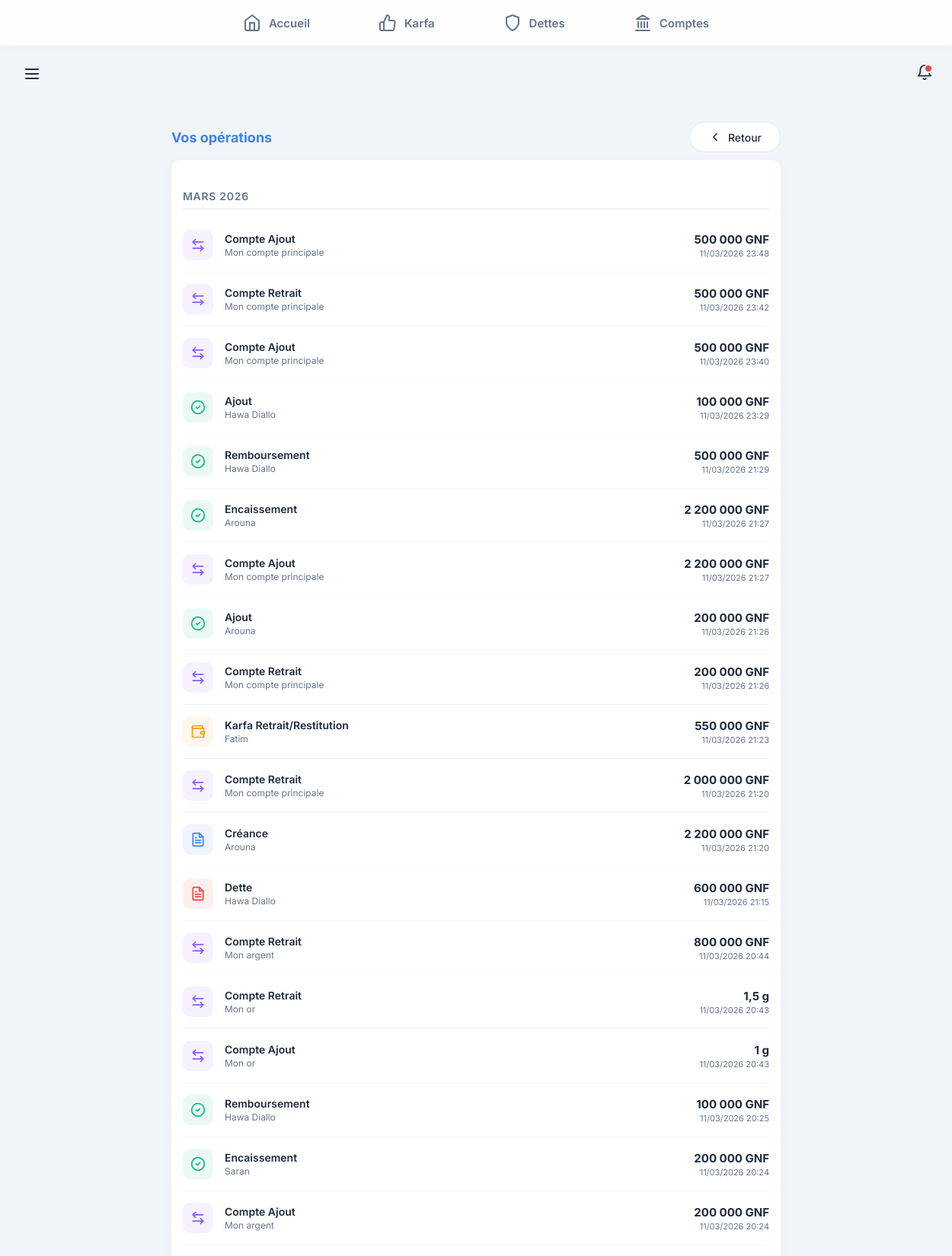
Page /operations/ (signed in, upper part) on the committed database.
### backend/modules/comptes/models/argent.py (models this page shows, shortened)
class CompteArgent(models.Model):
    TYPE_CHOIX = [
        ('BANQUE', 'Banque'),
        ('MOBILE_MONEY', 'Mobile Money'),
        ('CASH', 'Espèces'),
        ('DETTE', 'Dettes'),
        ('AUTRE', 'Autre'),
    ]
    nom = models.CharField(max_length=50) # Retrait de unique=True car plusieurs utilisateurs peuvent avoir un compte "Cash"
    cree_par = models.ForeignKey('auth.User', on_delete=models.CASCADE, related_name='comptes_argent', null=True)
    type_compte = models.CharField(max_length=20, choices=TYPE_CHOIX)
    solde = models.DecimalField(max_digits=12, decimal_places=0, default=0)
    dette_liee = models.ForeignKey('dettes.Dette', on_delete=models.SET_NULL, null=True, blank=True, related_name='comptes_argent_lies')
    date_creation = models.DateTimeField(auto_now_add=True)
    archive = models.BooleanField(default=False)
    date_archivage = models.DateTimeField(null=True, blank=True)

### backend/modules/comptes/models/mouvement.py (models this page shows, shortened)
class MouvementCompte(models.Model):
    TYPE_AJOUT = 'AJOUT'
    TYPE_RETRAIT = 'RETRAIT'
    CHOIX_TYPE = [
        (TYPE_AJOUT, 'Ajout'),
        (TYPE_RETRAIT, 'Retrait'),
    ]
    compte_argent = models.ForeignKey('comptes.CompteArgent', on_delete=models.CASCADE, null=True, blank=True, related_name='mouvements')
    compte_or = models.ForeignKey('comptes.CompteOr', on_delete=models.CASCADE, null=True, blank=True, related_name='mouvements')
    type = models.CharField(max_length=10, choices=CHOIX_TYPE)
    montant = models.DecimalField(max_digits=12, decimal_places=3) # Utilise 3 pour l'or aussi
    date = models.DateTimeField(auto_now_add=True)
    motif = models.CharField(max_length=255, blank=True)
    cree_par = models.ForeignKey(User, on_delete=models.SET_NULL, null=True, blank=True)

### backend/modules/dettes/models/dette.py (models this page shows, shortened)
class Dette(models.Model):
    SENS_CHOICES = [
        ('JE_DOIS', 'Je dois'),
        ('ON_ME_DOIT', 'On me doit'),
    ]
    STATUT_CHOICES = [
        ('NON_PAYEE', 'Non payée'),
        ('PARTIELLEMENT_PAYEE', 'Partiellement payée'),
        ('PAYEE', 'Payée'),
        ('EN_LITIGE', 'En litige'),
    ]
    sens = models.CharField(max_length=20, choices=SENS_CHOICES)
    cree_par = models.ForeignKey(User, on_delete=models.CASCADE, related_name='dettes', null=True)
    compte_debit = models.ForeignKey('comptes.CompteArgent', on_delete=models.SET_NULL, null=True, blank=True, related_name='dettes_liees')
    montant = models.DecimalField(max_digits=12, decimal_places=0)
    montant_restant = models.DecimalField(max_digits=12, decimal_places=0, default=0)
    personne = models.CharField(max_length=100)
    motif = models.TextField(blank=True)
    echeance = models.DateField(null=True, blank=True)
    garantie = models.TextField(blank=True)
    statut = models.CharField(max_length=20, choices=STATUT_CHOICES, default='NON_PAYEE')
    date_creation = models.DateTimeField(auto_now_add=True)
    date_dernier_paiement = models.DateTimeField(null=True, blank=True)
    archive = models.BooleanField(default=False)
    date_archivage = models.DateTimeField(null=True, blank=True)
    class Meta:
        app_label = 'dettes'

### backend/modules/dettes/models/remboursement.py (models this page shows, shortened)
class Remboursement(models.Model):
    TYPE_CHOIX = [
        ('AJOUT', 'Ajout'),
        ('REMBOURSEMENT', 'Remboursement'),
        ('ENCAISSEMENT', 'Encaissement'),
    ]
    dette = models.ForeignKey(Dette, on_delete=models.CASCADE, related_name='paiements')
    type = models.CharField(max_length=20, choices=TYPE_CHOIX, default='REMBOURSEMENT')
    montant = models.DecimalField(max_digits=12, decimal_places=0)
    date = models.DateTimeField(auto_now_add=True)
    note = models.TextField(blank=True)
    class Meta:
        app_label = 'dettes'

### backend/modules/karfa/models/karfa_model.py (models this page shows, shortened)
class Karfa(models.Model):
    STATUT_ACTIF = 'ACTIF'
    STATUT_PARTIELLEMENT_RENDU = 'PARTIELLEMENT_RENDU'
    STATUT_RENDU_TOTAL = 'RENDU_TOTAL'
    STATUT_EN_LITIGE = 'EN_LITIGE'
    CHOIX_STATUT = [
        (STATUT_ACTIF, 'En main'),
        (STATUT_PARTIELLEMENT_RENDU, 'Partiellement rendu'),
        (STATUT_RENDU_TOTAL, 'Rendu totalement'),
        (STATUT_EN_LITIGE, 'En litige'),
    ]
    id = models.UUIDField(
        primary_key=True,
        default=uuid.uuid4,
        editable=False,
        verbose_name='ID'
    )
    beneficiaire = models.CharField(
        max_length=100,
        verbose_name='Bénéficiaire'
    )
    montant_initial = models.DecimalField(
        max_digits=12,
        decimal_places=0,
        validators=[MinValueValidator(0)],
        verbose_name='Montant initial (GNF)'
    )
    montant_actuel = models.DecimalField(
        max_digits=12,
        decimal_places=0,
        validators=[MinValueValidator(0)],
        default=0,
        verbose_name='Montant actuel (GNF)'
    )
    devise = models.CharField(
        max_length=3,
        default='GNF',
        editable=False,
        verbose_name='Devise'
    )
    date_creation = models.DateTimeField(
        auto_now_add=True,
        verbose_name='Date de création'
    )
    date_rendu_total = models.DateTimeField(
        null=True,
        blank=True,
        verbose_name='Date de restitution totale'
    )
    statut = models.CharField(
        max_length=20,
        choices=CHOIX_STATUT,
        default=STATUT_ACTIF,
        verbose_name='Statut'
    )
    motif = models.TextField(
        blank=True,
        verbose_name='Motif du dépôt'
    )
    justificatif = models.ImageField(
        upload_to='karfa/justificatifs/%Y/%m/',
        null=True,
        blank=True,
        verbose_name='Justificatif (photo/reçu)'
    )
    archive = models.BooleanField(
        default=False,
        verbose_name='Archivé'
    )
    date_archivage = models.DateTimeField(
        null=True,
        blank=True,
        verbose_name='Date d\'archivage'
    )
    cree_par = models.ForeignKey(
        User,
        on_delete=models.SET_NULL,
        null=True,
        related_name='karfas_crees',
        verbose_name='Créé par'
    )
    class Meta:
        verbose_name = 'Karfa'
        verbose_name_plural = 'Karfas'
        ordering = ['-date_creation']
        constraints = [
            models.UniqueConstraint(
                fields=['beneficiaire', 'motif', 'date_creation'],
                name='unique_karfa_par_beneficiaire_motif_date',
                condition=models.Q(archive=False)
            )
        ]

### backend/modules/karfa/models/mouvement.py (models this page shows, shortened)
class MouvementKarfa(models.Model):
    TYPE_CREATION = 'CREATION'
    TYPE_AJOUT = 'AJOUT'
    TYPE_RETRAIT = 'RETRAIT'
    TYPE_ANNULATION = 'ANNULATION'
    CHOIX_TYPE = [
        (TYPE_CREATION, 'Création'),
        (TYPE_AJOUT, 'Ajout de fonds'),
        (TYPE_RETRAIT, 'Retrait/Restitution'),
        (TYPE_ANNULATION, 'Annulation'),
    ]
    id = models.UUIDField(
        primary_key=True,
        default=uuid.uuid4,
        editable=False,
        verbose_name='ID'
    )
    karfa = models.ForeignKey(
        'karfa.Karfa',  # Import différé pour éviter circularité
        on_delete=models.CASCADE,
        related_name='mouvements',
        verbose_name='Karfa'
    )
    type = models.CharField(
        max_length=20,
        choices=CHOIX_TYPE,
        verbose_name='Type de mouvement'
    )
    montant = models.DecimalField(
        max_digits=15,
        decimal_places=0,
        verbose_name='Montant (GNF)'
    )
    solde_apres = models.DecimalField(
        max_digits=15,
        decimal_places=0,
        verbose_name='Solde après opération (GNF)'
    )
    date = models.DateTimeField(
        auto_now_add=True,
        verbose_name='Date du mouvement'
    )
    note = models.TextField(
        blank=True,
        verbose_name='Note/Commentaire'
    )
    cree_par = models.ForeignKey(
        User,
        on_delete=models.SET_NULL,
        null=True,
        blank=True,
        related_name='mouvements_karfa',
        verbose_name='Créé par'
    )
    justificatif = models.ImageField(
        upload_to='karfa/mouvements/%Y/%m/',
        null=True,
        blank=True,
        verbose_name='Justificatif'
    )
    class Meta:
        verbose_name = 'Mouvement de Karfa'
        verbose_name_plural = 'Mouvements de Karfa'
        ordering = ['-date']
        indexes = [
            models.Index(fields=['karfa', '-date']),
            models.Index(fields=['type', 'date']),
        ]

### backend/modules/comptes/models/or_.py (models this page shows, shortened)
class CompteOr(models.Model):
    nom = models.CharField(max_length=50)
    cree_par = models.ForeignKey('auth.User', on_delete=models.CASCADE, related_name='comptes_or', null=True)
    poids_grammes = models.DecimalField(max_digits=10, decimal_places=3)
    carat = models.IntegerField(null=True, blank=True)
    date_creation = models.DateTimeField(auto_now_add=True)
    archive = models.BooleanField(default=False)
    date_archivage = models.DateTimeField(null=True, blank=True)

### backend/modules/core/views/dashboard.py (the view)
# urls.py: path('operations/', toutes_operations, name='toutes_operations'),
@login_required
def toutes_operations(request):
    from modules.comptes.models import MouvementCompte
    from modules.dettes.models import Dette, Remboursement
    from modules.karfa.models import MouvementKarfa
    user = request.user
    ops = []
    for mk in MouvementKarfa.objects.filter(cree_par=user).order_by('-date')[:100]:
        ops.append({
            'type_name': f"Karfa {mk.get_type_display()}",
            'personne': mk.karfa.beneficiaire,
            'montant': mk.montant,
            'unite': 'GNF',
            'date': mk.date,
            'color': '#f59e0b',
            'icon': '<svg width="20" height="20" viewBox="0 0 24 24" fill="none" stroke="currentColor" stroke-width="2" stroke-linecap="round" stroke-linejoin="round"><path d="M21 12V7H5a2 2 0 0 1 0-4h14v4"/><path d="M3 5v14a2 2 0 0 0 2 2h16v-5"/><path d="M18 12a2 2 0 0 0 0 4h4v-4Z"/></svg>'
        })
    for d in Dette.objects.filter(cree_par=user).order_by('-date_creation')[:100]:
        ops.append({
            'type_name': "Créance" if d.sens == 'ON_ME_DOIT' else "Dette",
            'personne': d.personne,
            'montant': d.montant,
            'unite': 'GNF',
            'date': d.date_creation,
            'color': '#3b82f6' if d.sens == 'ON_ME_DOIT' else '#ef4444',
            'icon': '<svg width="20" height="20" viewBox="0 0 24 24" fill="none" stroke="currentColor" stroke-width="2" stroke-linecap="round" stroke-linejoin="round"><path d="M14 2H6a2 2 0 0 0-2 2v16a2 2 0 0 0 2 2h12a2 2 0 0 0 2-2V8z"/><polyline points="14 2 14 8 20 8"/><line x1="16" y1="13" x2="8" y2="13"/><line x1="16" y1="17" x2="8" y2="17"/><path d="M10 9H8"/></svg>'
        })
    for r in Remboursement.objects.filter(dette__cree_par=user).order_by('-date')[:100]:
        ops.append({
            'type_name': r.get_type_display(),
            'personne': r.dette.personne,
            'montant': r.montant,
            'unite': 'GNF',
            'date': r.date,
            'color': '#10b981',
            'icon': '<svg width="20" height="20" viewBox="0 0 24 24" fill="none" stroke="currentColor" stroke-width="2" stroke-linecap="round" stroke-linejoin="round"><circle cx="12" cy="12" r="10"/><path d="m9 12 2 2 4-4"/></svg>'
        })
    for mc in MouvementCompte.objects.filter(Q(compte_argent__cree_par=user) | Q(compte_or__cree_par=user)).order_by('-date')[:100]:
        compte = mc.compte_argent or mc.compte_or
        is_or_move = mc.compte_or is not None
        ops.append({
            'type_name': f"Compte {mc.get_type_display()}",
            'personne': compte.nom if compte else "Mon Compte",
            'montant': mc.montant,
            'unite': 'g' if is_or_move else 'GNF',
            'date': mc.date,
            'color': '#8b5cf6',
            'icon': '<svg width="20" height="20" viewBox="0 0 24 24" fill="none" stroke="currentColor" stroke-width="2" stroke-linecap="round" stroke-linejoin="round"><path d="M8 3 4 7l4 4"/><path d="M4 7h16"/><path d="m16 21 4-4-4-4"/><path d="M20 17H4"/></svg>'
        })
    ops.sort(key=lambda x: x['date'], reverse=True)
    return render(request, 'core/toutes_operations.html', {'operations': ops})

### frontend/templates/core/toutes_operations.html (shortened to what this page needs)
{% extends 'base.html' %}
{% load static %}
{% load custom_filters %}
{% block content %}
<link rel="stylesheet" href="{% static 'css/core.css' %}">
<div style="max-width: 800px; margin: 0 auto; padding: 20px 10px;">
    <div class="page-header" style="margin-bottom: 10px;">
        <h2 class="section-title" style="margin: 0;">Vos opérations</h2>
        <a href="{% url 'core:accueil' %}" class="btn-retour">
            <svg width="18" height="18" viewBox="0 0 24 24" fill="none" stroke="currentColor" stroke-width="2"
                stroke-linecap="round" stroke-linejoin="round">
                <path d="m15 18-6-6 6-6" />
            </svg> Retour
        </a>
    </div>
    <div class="ops-list">
        {% if operations %}
        {% regroup operations by date|date:"F Y" as operations_par_mois %}
        {% for mois in operations_par_mois %}
        <div class="date-divider">{{ mois.grouper }}</div>
        {% for op in mois.list %}
        <div class="op-item">
            <div class="op-left">
                <div class="op-icon-container" style="background-color: {{ op.color }}15; color: {{ op.color }};">
                    {{ op.icon|safe }}
                </div>
                <div class="op-details">
                    <span class="op-type">{{ op.type_name }}</span>
                    <span class="op-person">{{ op.personne }}</span>
                </div>
            </div>
            <div class="op-right">
                <span class="op-amount" style="white-space: nowrap;">{{ op.montant|milliers }} {{ op.unite }}</span>
                <span class="op-time">{{ op.date|date:"d/m/Y H:i" }}</span>
            </div>
        </div>
        {% endfor %}
        {% endfor %}
        {% endif %}
    </div>
</div>
{% endblock %}

### rows in the picture
CompteArgent: personne "Mon compte principale" "Mon compte principale" "Mon compte principale" "Mon compte principale" "Mon compte principale" "Mon compte principale"
MouvementCompte: montant|milliers "500 000", date "11/03/2026 23:48"
MouvementCompte: montant|milliers "500 000", date "11/03/2026 23:42"
MouvementCompte: montant|milliers "500 000", date "11/03/2026 23:40"
Dette: personne "Hawa Diallo" "Hawa Diallo" "Hawa Diallo", montant|milliers "600 000", date "11/03/2026 21:15"
Remboursement: montant|milliers "100 000", date "11/03/2026 23:29"
Remboursement: montant|milliers "500 000", date "11/03/2026 21:29"
Dette: personne "Arouna" "Arouna" "Arouna", montant|milliers "2 200 000", date "11/03/2026 21:20"
Remboursement: montant|milliers "2 200 000", date "11/03/2026 21:27"
MouvementCompte: montant|milliers "2 200 000", date "11/03/2026 21:27"
Remboursement: montant|milliers "200 000", date "11/03/2026 21:26"
MouvementCompte: montant|milliers "200 000", date "11/03/2026 21:26"
Karfa: personne "Fatim"
MouvementKarfa: montant|milliers "550 000", date "11/03/2026 21:23"
MouvementCompte: montant|milliers "2 000 000", date "11/03/2026 21:20"
CompteArgent: personne "Mon argent" "Mon argent"
MouvementCompte: montant|milliers "800 000", date "11/03/2026 20:44"
CompteOr: personne "Mon or" "Mon or"
MouvementCompte: montant|milliers "1,5", date "11/03/2026 20:43"
MouvementCompte: montant|milliers "1", date "11/03/2026 20:43"
Dette: personne "Hawa Diallo"
Remboursement: montant|milliers "100 000", date "11/03/2026 20:25"
Dette: personne "Saran"
Remboursement: montant|milliers "200 000", date "11/03/2026 20:24"
MouvementCompte: montant|milliers "200 000", date "11/03/2026 20:24"

### other values in the picture
{{ mois.grouper }} "MARS 2026"
{{ op.type_name }} "Compte Ajout" "Compte Retrait" "Compte Ajout" "Ajout" "Remboursement" "Encaissement" "Compte Ajout" "Ajout" "Compte Retrait" "Karfa Retrait/Restitution" "Compte Retrait" "Créance" "Dette" "Compte Retrait" "Compte Retrait" "Compte Ajout" "Remboursement" "Encaissement" "Compte Ajout"
{{ op.unite }} "GNF" "GNF" "GNF" "GNF" "GNF" "GNF" "GNF" "GNF" "GNF" "GNF" "GNF" "GNF" "GNF" "GNF" "g" "g" "GNF" "GNF" "GNF"
